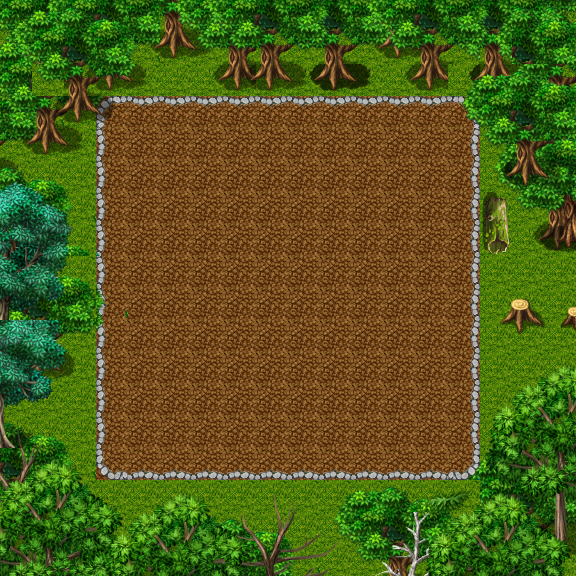

This is a level from a 2D game, rendered from its Tiled map with the project's own tilesets. A one-line summary and the map file follow, with tile-layer data summarised:
An orthogonal 18x18 tile map with 32x32 px tiles, 5 tile layers (Tile Layer 1, Tile Layer 2, Tile Layer 3, Tile Layer 4, ...), 6 tilesets.

<map version="1.0" orientation="orthogonal" width="18" height="18" tilewidth="32" tileheight="32">
 <tileset firstgid="1" name="nature" tilewidth="32" tileheight="32">
  <image source="celianna/nature.png" trans="ffffff" width="801" height="523" />
 </tileset>
 <tileset firstgid="401" name="b" tilewidth="32" tileheight="32">
  <image source="celianna/b.png" trans="ffffff" width="512" height="384" />
 </tileset>
 <tileset firstgid="593" name="trees" tilewidth="32" tileheight="32">
  <image source="celianna/trees.png" trans="ffffff" width="848" height="559" />
 </tileset>
 <tileset firstgid="1035" name="celiannatilea5" tilewidth="32" tileheight="32">
  <image source="celianna/celiannatilea5.png" trans="ffffff" width="256" height="512" />
 </tileset>
 <tileset firstgid="1163" name="nature" tilewidth="32" tileheight="32">
  <image source="celianna/nature.png" trans="ffffff" width="801" height="523" />
 </tileset>
 <tileset firstgid="1563" name="c" tilewidth="32" tileheight="32">
  <image source="celianna/c.png" trans="ffffff" width="512" height="512" />
 </tileset>
 <layer name="Tile Layer 1" width="18" height="18">
  <data>[324 cells, 324 non-empty, 2 distinct tile ids]</data>
 </layer>
 <layer name="Tile Layer 2" width="18" height="18">
  <data>[324 cells, 172 non-empty, 23 distinct tile ids]</data>
 </layer>
 <layer name="Tile Layer 3" width="18" height="18">
  <data>[324 cells, 158 non-empty, 81 distinct tile ids]</data>
 </layer>
 <layer name="Tile Layer 4" width="18" height="18">
  <data>[324 cells, 128 non-empty, 81 distinct tile ids]</data>
 </layer>
 <layer name="Tile Layer 5" width="18" height="18">
  <data>[324 cells, 48 non-empty, 33 distinct tile ids]</data>
 </layer>
</map>
